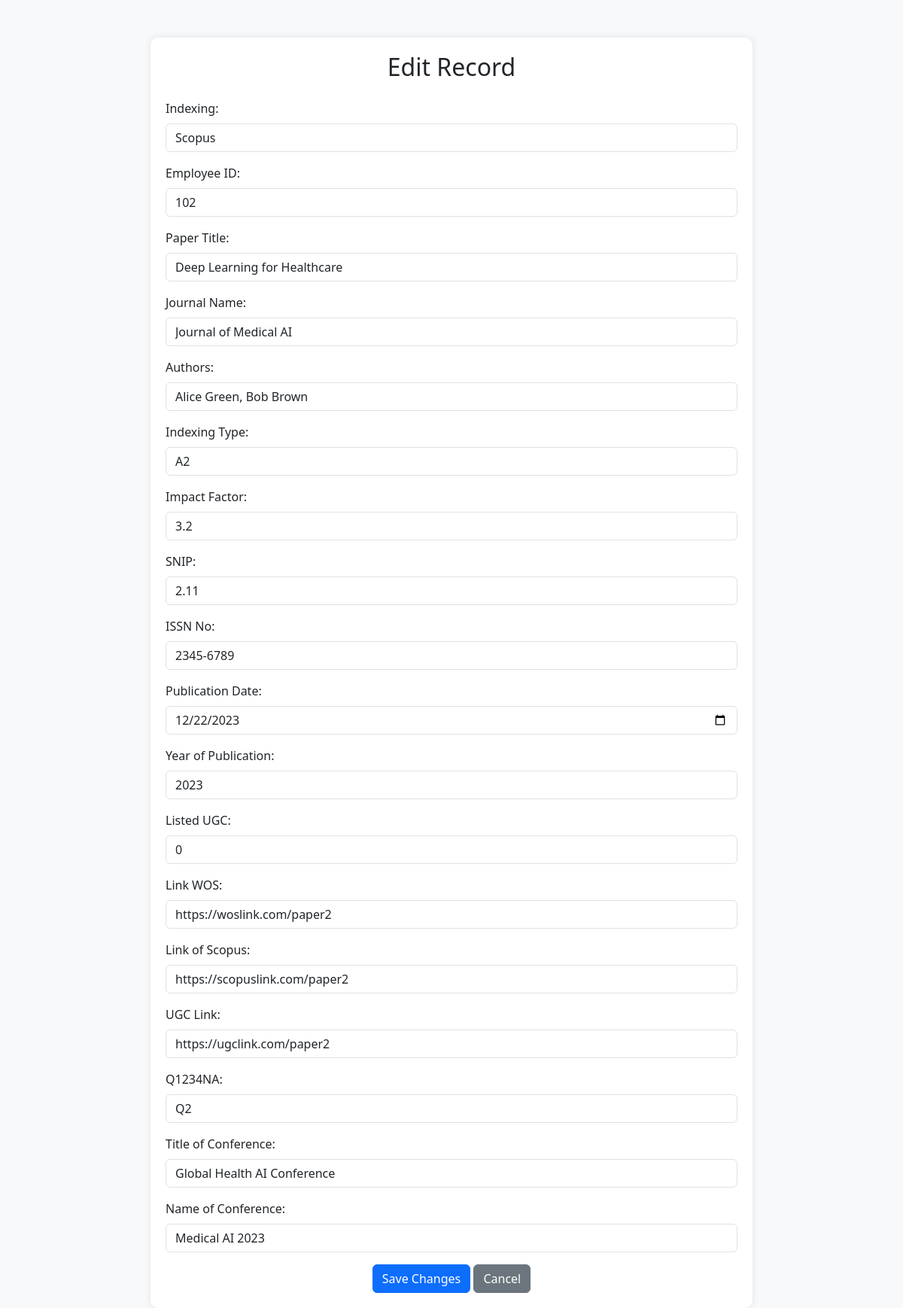
The app's page /edit.php?Si_no=2 with its own data.
### tables this page shows
CREATE TABLE `publications_23` (
  `Si_no` int(11) NOT NULL,
  `indexing` varchar(50) DEFAULT NULL,
  `Emp_id` int(100) DEFAULT NULL,
  `paper_title` text DEFAULT NULL,
  `journal_name` text DEFAULT NULL,
  `authors` text DEFAULT NULL,
  `indexing_type` varchar(255) DEFAULT NULL,
  `impact_factor` float DEFAULT NULL,
  `snip` varchar(50) DEFAULT NULL,
  `issn_no` varchar(50) DEFAULT NULL,
  `publication_date` date DEFAULT NULL,
  `Year_of_publication` year(4) DEFAULT NULL,
  `listed_ugc` tinyint(1) DEFAULT NULL,
  `link_wos` varchar(1000) DEFAULT NULL,
  `link_of_scopus` varchar(1000) DEFAULT NULL,
  `ugc_link` varchar(1000) DEFAULT NULL,
  `Q1234NA` varchar(100) DEFAULT NULL,
  `title_of_conference` varchar(1000) DEFAULT NULL,
  `name_of_conference` varchar(1000) DEFAULT NULL
);

### edit.php (the view, shortened to what this page needs)
<?php
include('db_connection.php');
$Si_no = intval($_GET['Si_no']);
$query = "SELECT * FROM publications_23 WHERE Si_no = ?";
$stmt = $conn->prepare($query);
$stmt->bind_param("i", $Si_no);
$stmt->execute();
$result = $stmt->get_result();
$row = $result->fetch_assoc();
?>
<!DOCTYPE html>
<html lang="en">
<head>
    <link href="https://cdn.jsdelivr.net/npm/bootstrap@5.3.0/dist/css/bootstrap.min.css" rel="stylesheet">
</head>
<body>
<div class="container">
    <h2 class="text-center mb-4">Edit Record</h2>
    <form action="update_data.php" method="POST">
        <div class="mb-3">
            <label class="form-label">Indexing:</label>
            <input type="text" name="indexing" class="form-control" value="<?= htmlspecialchars($row['indexing']) ?>">
        </div>
        <div class="mb-3">
            <label class="form-label">Employee ID:</label>
            <input type="text" name="Emp_id" class="form-control" value="<?= htmlspecialchars($row['Emp_id']) ?>">
        </div>
        <div class="mb-3">
            <label class="form-label">Paper Title:</label>
            <input type="text" name="paper_title" class="form-control" value="<?= htmlspecialchars($row['paper_title']) ?>">
        </div>
        <div class="mb-3">
            <label class="form-label">Journal Name:</label>
            <input type="text" name="journal_name" class="form-control" value="<?= htmlspecialchars($row['journal_name']) ?>">
        </div>
        <div class="mb-3">
            <label class="form-label">Authors:</label>
            <input type="text" name="authors" class="form-control" value="<?= htmlspecialchars($row['authors']) ?>">
        </div>
        <div class="mb-3">
            <label class="form-label">Indexing Type:</label>
            <input type="text" name="indexing_type" class="form-control" value="<?= htmlspecialchars($row['indexing_type']) ?>">
        </div>
        <div class="mb-3">
            <label class="form-label">Impact Factor:</label>
            <input type="text" name="impact_factor" class="form-control" value="<?= htmlspecialchars($row['impact_factor']) ?>">
        </div>
        <div class="mb-3">
            <label class="form-label">SNIP:</label>
            <input type="text" name="snip" class="form-control" value="<?= htmlspecialchars($row['snip']) ?>">
        </div>
        <div class="mb-3">
            <label class="form-label">ISSN No:</label>
            <input type="text" name="issn_no" class="form-control" value="<?= htmlspecialchars($row['issn_no']) ?>">
        </div>
        <div class="mb-3">
            <label class="form-label">Publication Date:</label>
            <input type="date" name="publication_date" class="form-control" value="<?= htmlspecialchars($row['publication_date']) ?>">
        </div>
        <div class="mb-3">
            <label class="form-label">Year of Publication:</label>
            <input type="text" name="Year_of_publication" class="form-control" value="<?= htmlspecialchars($row['Year_of_publication']) ?>">
        </div>
        <div class="mb-3">
            <label class="form-label">Listed UGC:</label>
            <input type="text" name="listed_ugc" class="form-control" value="<?= htmlspecialchars($row['listed_ugc']) ?>">
        </div>
        <div class="mb-3">
            <label class="form-label">Link WOS:</label>
            <input type="text" name="link_wos" class="form-control" value="<?= htmlspecialchars($row['link_wos']) ?>">
        </div>
        <div class="mb-3">
            <label class="form-label">Link of Scopus:</label>
            <input type="text" name="link_of_scopus" class="form-control" value="<?= htmlspecialchars($row['link_of_scopus']) ?>">
        </div>
        <div class="mb-3">
            <label class="form-label">UGC Link:</label>
            <input type="text" name="ugc_link" class="form-control" value="<?= htmlspecialchars($row['ugc_link']) ?>">
        </div>
        <div class="mb-3">
            <label class="form-label">Q1234NA:</label>
            <input type="text" name="Q1234NA" class="form-control" value="<?= htmlspecialchars($row['Q1234NA']) ?>">
        </div>
        <div class="mb-3">
            <label class="form-label">Title of Conference:</label>
            <input type="text" name="title_of_conference" class="form-control" value="<?= htmlspecialchars($row['title_of_conference']) ?>">
        </div>
        <div class="mb-3">
            <label class="form-label">Name of Conference:</label>
            <input type="text" name="name_of_conference" class="form-control" value="<?= htmlspecialchars($row['name_of_conference']) ?>">
        </div>
        <div class="text-center">
            <button type="submit" class="btn btn-primary">Save Changes</button>
            <a href="index.php" class="btn btn-secondary">Cancel</a>
        </div>
    </form>
</div>
</body>
</html>

### edit.php (style rules this page uses)
body { background-color: #f8f9fa; }
.container { max-width: 800px; margin-top: 50px; background: white; padding: 20px; border-radius: 10px; box-shadow: 0px 0px 10px rgba(0, 0, 0, 0.1); }

### records on screen
publications_23: indexing "Scopus", Emp_id "102", paper_title "Deep Learning for Healthcare", journal_name "Journal of Medical AI", authors "Alice Green, Bob Brown", indexing_type "A2", impact_factor "3.2", snip "2.11", issn_no "2345-6789", publication_date "12/22/2023", Year_of_publication "2023", listed_ugc "0", link_wos "https://woslink.com/paper2", link_of_scopus "https://scopuslink.com/paper2", ugc_link "https://ugclink.com/paper2", Q1234NA "Q2", title_of_conference "Global Health AI Conference", name_of_conference "Medical AI 2023"
